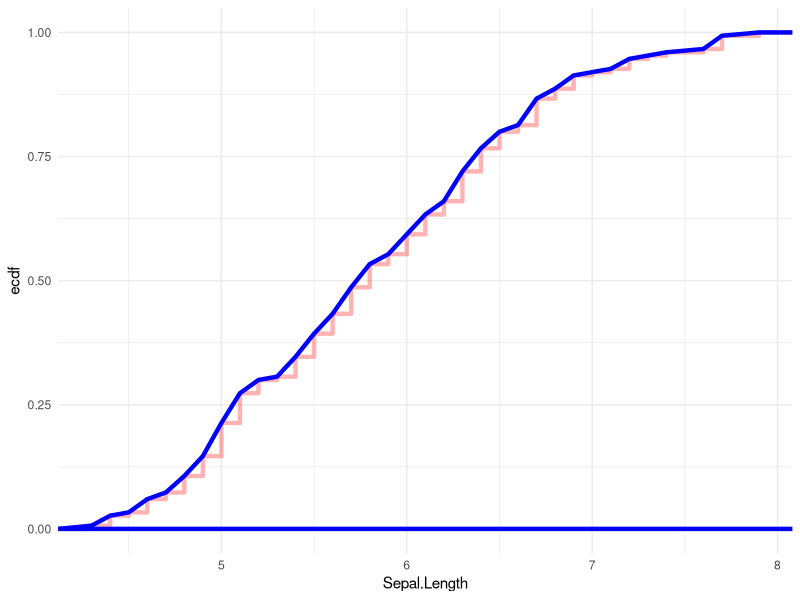
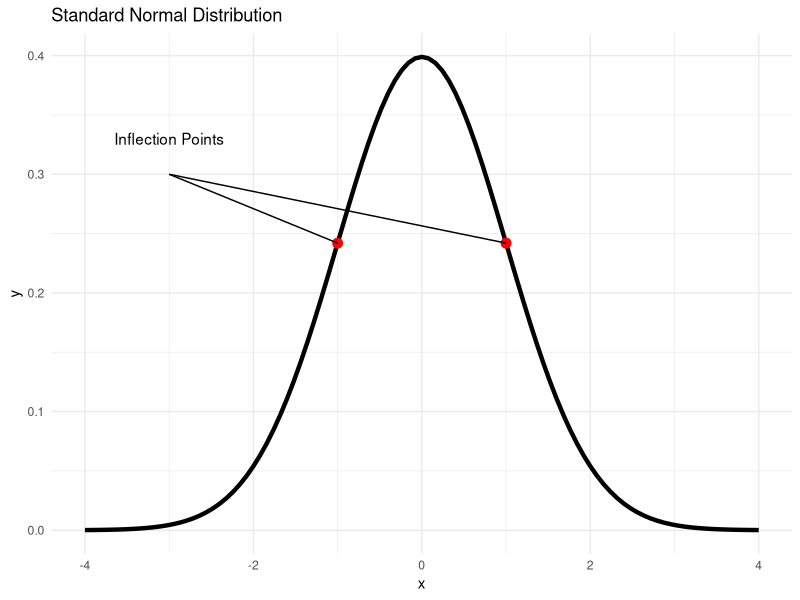
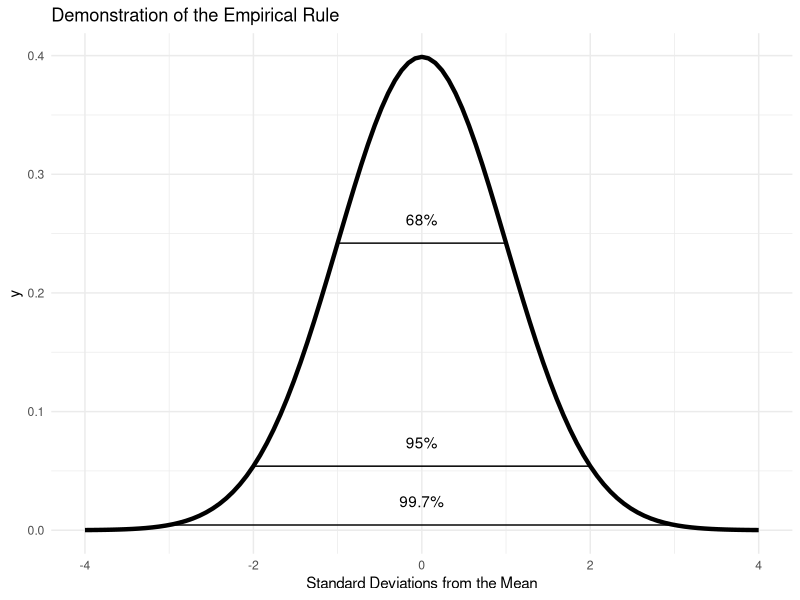

Reproduce these figures in R, in order.
## ---- chunk 1
library(ggplot2)
ggplot(iris, aes(Sepal.Length)) + 
    stat_ecdf(color = "red", lwd = 1.5, alpha = .3) +
    stat_ecdf(geom = "density", color = "blue", lwd = 1.5, alpha = .3)+
    theme_minimal()

## ---- chunk 2
ggplot(x = -4:4) +
    stat_function(fun = dnorm, xlim = c(-4,4), lwd = 1.5) +
    annotate("point", x = c(-1,1), y = dnorm(c(-1,1)), color = "red", size = 3) +
    annotate("segment", x = -3, y = .3, xend = c(-1,1), yend = dnorm(c(-1,1))) +
    annotate("text", x = -3, y = .33, label = "Inflection Points") +
    labs(title = "Standard Normal Distribution")+
    theme_minimal()
## ---- chunk 3
ggplot(x = -4:4) +
    stat_function(fun = dnorm, xlim = c(-4,4), lwd = 1.5) +
    annotate("segment", x = -1:-3, y = dnorm(-1:-3), xend = 1:3, yend = dnorm(1:3)) +
    annotate("text", x = 0, y = dnorm(-1:-3) + .02, label = c("68%", "95%", "99.7%")) +
    labs(title = "Demonstration of the Empirical Rule", x = "Standard Deviations from the Mean") +
    theme_minimal()
